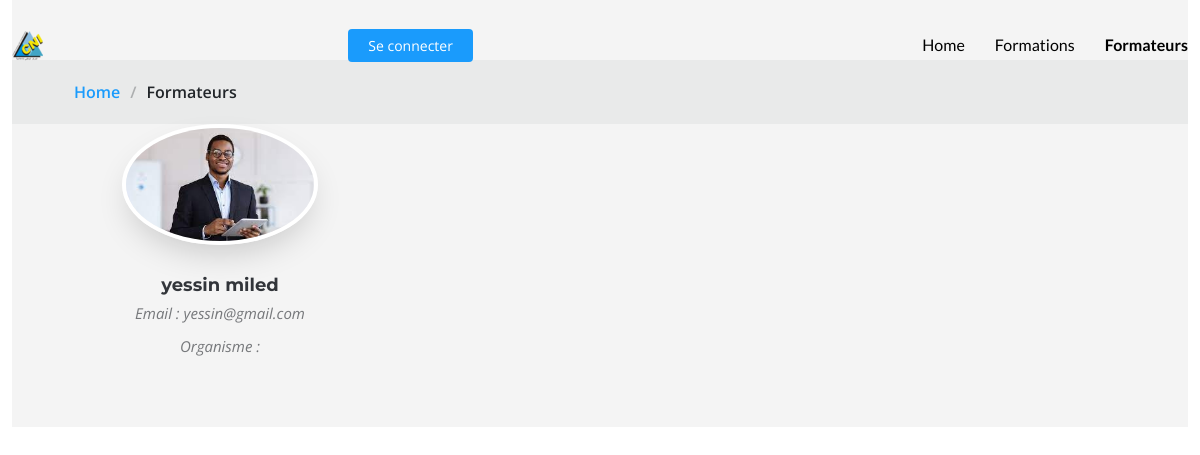
Before: /formateur with the older database file.
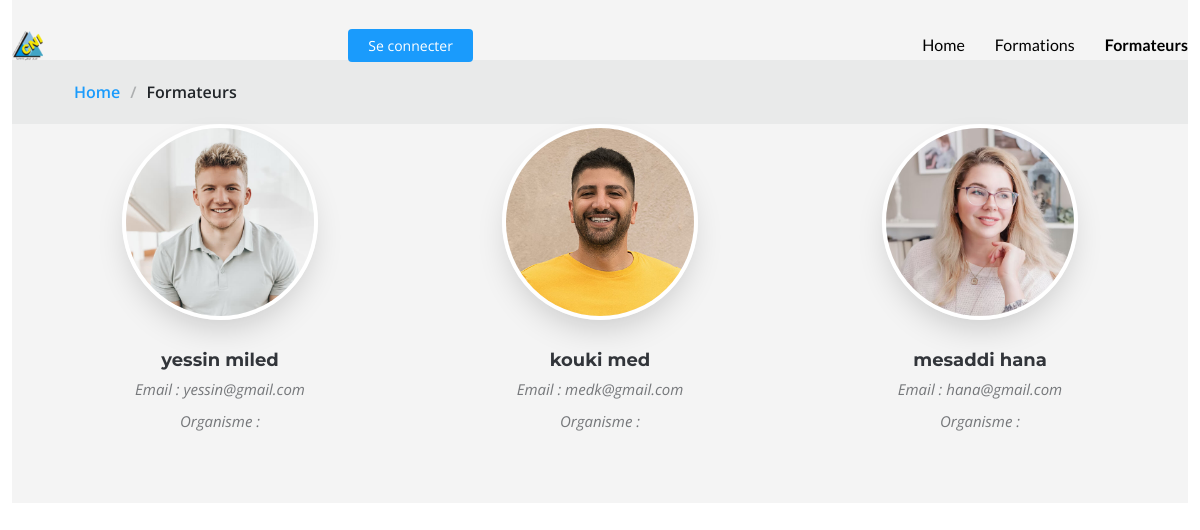
After: the same page with the newer database file.
### user/models.py (models this page shows, shortened)
class Profile(AbstractBaseUser, PermissionsMixin):
    email = models.EmailField(unique=True)
    first_name = models.CharField(max_length=30)
    last_name = models.CharField(max_length=30)
    cin_regex = RegexValidator(regex=r'^\d{8}$', message="CIN must be an 8-digit number.")
    cin = models.CharField(validators=[cin_regex], max_length=8)  # 8-digit number
    organisme = models.CharField(max_length=255)  # String field for organisme
    role = models.CharField(max_length=255)  # String field for role
    is_active = models.BooleanField(default=True)
    is_staff = models.BooleanField(default=False)
    img = models.ImageField(default='def.png',null=True,blank=True) # Image field for profile image
    objects = CustomUserManager()
    USERNAME_FIELD = 'email'
    REQUIRED_FIELDS = ['first_name', 'last_name', 'cin', 'organisme', 'role']

### gestionFormation/views.py (the view)
# urls.py: path('formateur',views.nosformateurs,name='nosformateurs'),
def nosformateurs(request):
    users = Profile.objects.filter(role='Formateur')
    return render(request,'front/nosFormateurs.html',{'formateurs' : users})

### templates/front/nosFormateurs.html (shortened to what this page needs)
{% extends 'baseclient.html' %}
{% load static %}
{% block content %}
<header id="header" class="header fixed-top d-flex align-items-center">
  <div class="container-fluid d-flex align-items-center justify-content-between">
    <a href="index.html" class="logo d-flex align-items-center me-auto me-xl-0">
     <img src="{% static 'assets/images/logo1.png'%}" alt="">
    </a>
    <nav id="navmenu" class="navmenu">
      <ul>
        <li><a  style="color: #000000;"></a></li>
        <li><a  style="color: #000000;"></a></li>
        <li><a   style="color: #000000;"></a></li>
        <li><a   style="color: #000000;"></a></li>
        <li><a href="{% url 'acc' %}"  style="color: #000000;">Home</a></li>
        <li><a href="{% url 'nosformations' %}">Formations</b></a></li>
        <li><a href="index.html#services" style="color: #000000;"><b>Formateurs</b></a></li>
      </ul>
    </nav>
    {% if user.is_authenticated %}
    <header class="topbar" data-navbarbg="skin6">
      <nav class="navbar top-navbar navbar-expand-md navbar-light">
          <div class="navbar-header" data-logobg="skin6">
              <a class="nav-toggler waves-effect waves-light d-block d-md-none" href="javascript:void(0)"><i
                      class="mdi mdi-menu"></i></a>
          </div>
          <div class="navbar-collapse collapse" id="navbarSupportedContent" data-navbarbg="skin5">
              <ul class="navbar-nav float-start me-auto">
              </ul>
              <ul class="navbar-nav float-end">
                  <li class="nav-item dropdown">
                      <a class="nav-link dropdown-toggle text-muted waves-effect waves-dark pro-pic" href="#" id="navbarDropdown" role="button" data-bs-toggle="dropdown" aria-expanded="false">
                          <img src="{{user.img.url}}" alt="user" class="rounded-circle" width="31">
                      </a>
                      <ul class="dropdown-menu dropdown-menu-end user-dd animated" aria-labelledby="navbarDropdown">
                        {% if user.is_superuser %}
                        <a class="dropdown-item" href="{% url 'monprofil' %}"><i class="ti-user m-r-5 m-l-5"></i>
                          Espace admin</a>
                          {% endif %}
                        <a class="dropdown-item" href="{% url 'profile' %}"><i class="ti-user m-r-5 m-l-5"></i>
                              Mon Profile</a>
                              <a class="dropdown-item" href="{% url 'part' %}"><i class="ti-user m-r-5 m-l-5"></i>
                                Mes participations</a>
                             <form method="post">
                              {% csrf_token %}
                              <a class="dropdown-item" href="{% url 'logoutt' %}">
                            Deconnexion</a>
                          </form>
                        </ul>
                  </li>
              </ul>
          </div>
      </nav>
  </header>
    {% else %}
    <a  href="{% url 'admin_login' %}" class="btn-getstarted" >Se connecter</a>
    {% endif %}
  </div>
</header>
<div class="container-fluid">
<section id="team" class="team">
    <div data-aos="fade" class="page-title">
        <nav class="breadcrumbs">
          <div class="container">
            <ol>
              <li><a href="index.html">Home</a></li>
              <li class="current">Formateurs</li>
            </ol>
          </div>
        </nav>
      </div>
    <div class="container">
      <div class="row gy-5">
        {% for u in formateurs %}
        <div class="col-lg-4 col-md-6 member" data-aos="fade-up" data-aos-delay="100">
          <div class="member-img">
            <img src="{{u.img.url}}" class="img-fluid" alt="">
          </div>
          <div class="member-info text-center">
            <h4>{{u.last_name}} {{u.first_name}}</h4>
                <span>Email : {{u.email}}</span>
                <span>Organisme : {{u.org}} </span>
          </div>
        </div>
        {% endfor %}
      </div>
    </div>
  </section>
  </div>
{% endblock %}

Changed rows visible on the page:
changed Profile "yessin": img: a different picture
added Profile: img (picture), last_name "kouki", first_name "med", email "medk@gmail.com"
added Profile: img (picture), last_name "mesaddi", first_name "hana", email "hana@gmail.com"
